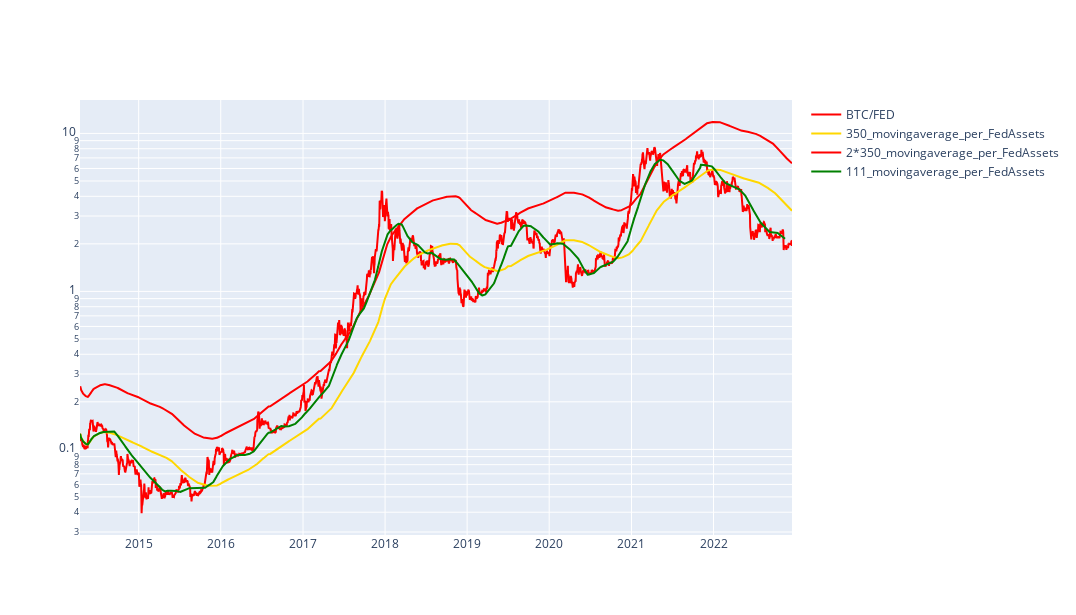

The code cell stored with this chart in its notebook:
### Code cell
fig = go.Figure(
    data=go.Scatter(
        x=btcusd_data_and_fed.index,
        y=btcusd_data_and_fed['BTC_per_FedAssets'],
        name="BTC/FED",
        mode='lines',
        marker=dict(
            # size=16,
            color="red",  # set color equal to a variable
            # colorscale='Viridis', # one of plotly colorscales
            # showscale=True
        )
)
)

fig.add_trace(go.Scatter(x=btcusd_data_and_fed.index, y=btcusd_data_and_fed["350_movingaverage_per_FedAssets"],
                    mode='lines',
                    name='350_movingaverage_per_FedAssets',
                    marker=dict(
                        # size=[40, 60, 80, 100],
                        color="gold"
                        ),
                    )
                )

fig.add_trace(go.Scatter(x=btcusd_data_and_fed.index, y=btcusd_data_and_fed["350_movingaverage_per_FedAssets"]*2,
                    mode='lines',
                    name='2*350_movingaverage_per_FedAssets',
                    marker=dict(
                        # size=[40, 60, 80, 100],
                        color="red"
                        ),
                    )
                )

fig.add_trace(go.Scatter(x=btcusd_data.index, y=btcusd_data_and_fed["111_movingaverage_per_FedAssets"],
                    mode='lines',
                    name='111_movingaverage_per_FedAssets',
                    marker=dict(
                        # size=[40, 60, 80, 100],
                        color="green"
                        )
                    )
                )

# btcusd_data["111_movingaverage"]
fig.update_yaxes(type="log") #, range=[0,5]

fig.update_layout(
    # title="Plot Title",
    autosize=False,
    width=int(1400/1.3),
    height=int(800/1.3),
)

fig

### Figure 1 — Plotly figure (JSON) as saved in the notebook; plotly's stock layout.template omitted (floating-point values rounded to 4 significant figures; data arrays with more than 128 entries replaced by an {"elided": "..."} marker saying what was removed)
{"data": [{"marker": {"color": "red"}, "mode": "lines", "name": "BTC/FED", "type": "scatter", "x": {"elided": "3109 str values"}, "y": {"elided": "3109 float values"}}, {"marker": {"color": "gold"}, "mode": "lines", "name": "350_movingaverage_per_FedAssets", "type": "scatter", "x": {"elided": "3109 str values"}, "y": {"elided": "3109 float values"}}, {"marker": {"color": "red"}, "mode": "lines", "name": "2*350_movingaverage_per_FedAssets", "type": "scatter", "x": {"elided": "3109 str values"}, "y": {"elided": "3109 float values"}}, {"marker": {"color": "green"}, "mode": "lines", "name": "111_movingaverage_per_FedAssets", "type": "scatter", "x": {"elided": "3141 str values"}, "y": {"elided": "3109 float values"}}], "layout": {"autosize": false, "height": 615, "width": 1076, "yaxis": {"type": "log"}}}
